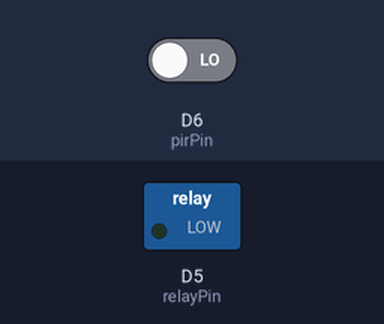
The sketch below on a simulated ESP8266 (Wemos D1 mini). Shown: switched loads named in the sketch (green lamp = pin HIGH). The test bench sets the inputs (shaded band); at power-on: D6 (pirPin) LOW.

Above: at 1.2 s.
1.3 s: D6 (pirPin) driven HIGH
At 1.9 s:
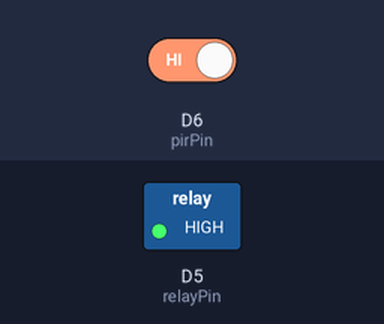
Timing chart, 0 to 4.3 s (numbered marks = the images above; inputs shaded):
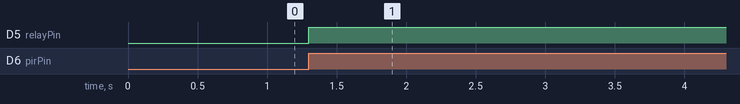

The sketch:

PIR_Relay.ino
```cpp
/*
   ESP8266 relay control interface with PIR sensor trigger

   When motion is detected with the PIR sensor, a relay is closed for a
   certain amount of time.
   This can be used to turn on a light when someone enters an area.

   Target Hardware:  ESP8266 WeMos D1 Mini and relay control pcb:
                     https://github.com/GadgetReboot/PIR_Relay

   Tested with Arduino IDE 1.8.13
               ESP8266 board file 3.0.2

   Gadget Reboot
   https://www.youtube.com/gadgetreboot

*/


#define   relayPin        D5          // relay control output pin   high = on low = off
#define   pirPin          D6          // PIR sensor  high = motion detected
#define   relayOn         1           // turn relay on or off
#define   relayOff        0

unsigned long timer = millis();       // relay on duration timer
uint16_t onTime = 10000;              // relay on-time in mS once triggered
bool pirTriggered = false;            // whether the PIR sensor has detected motion or not


void setup() {
  digitalWrite(relayPin, LOW);        // turn off relay
  pinMode(relayPin, OUTPUT);
  pinMode(pirPin, INPUT);
}

void loop() {

  if (digitalRead(pirPin) == 1) {
    timer = millis();                 // start timer for relay if motion is detected
    pirTriggered = true;
    controlRelay(relayOn);
  }

  if (pirTriggered) {
    if ((unsigned long)(millis() - timer) > onTime) {   // when timer expires, turn off relay
      controlRelay(relayOff);
      pirTriggered = false;
    }
  }


}  // end loop

void controlRelay(int state) {         // turn relay on or off based on "state"
  digitalWrite(relayPin, state);       // relay is active high
}
```

Measured:
- after the input at 1.3 s, D5 (relayPin): LOW → HIGH at once
